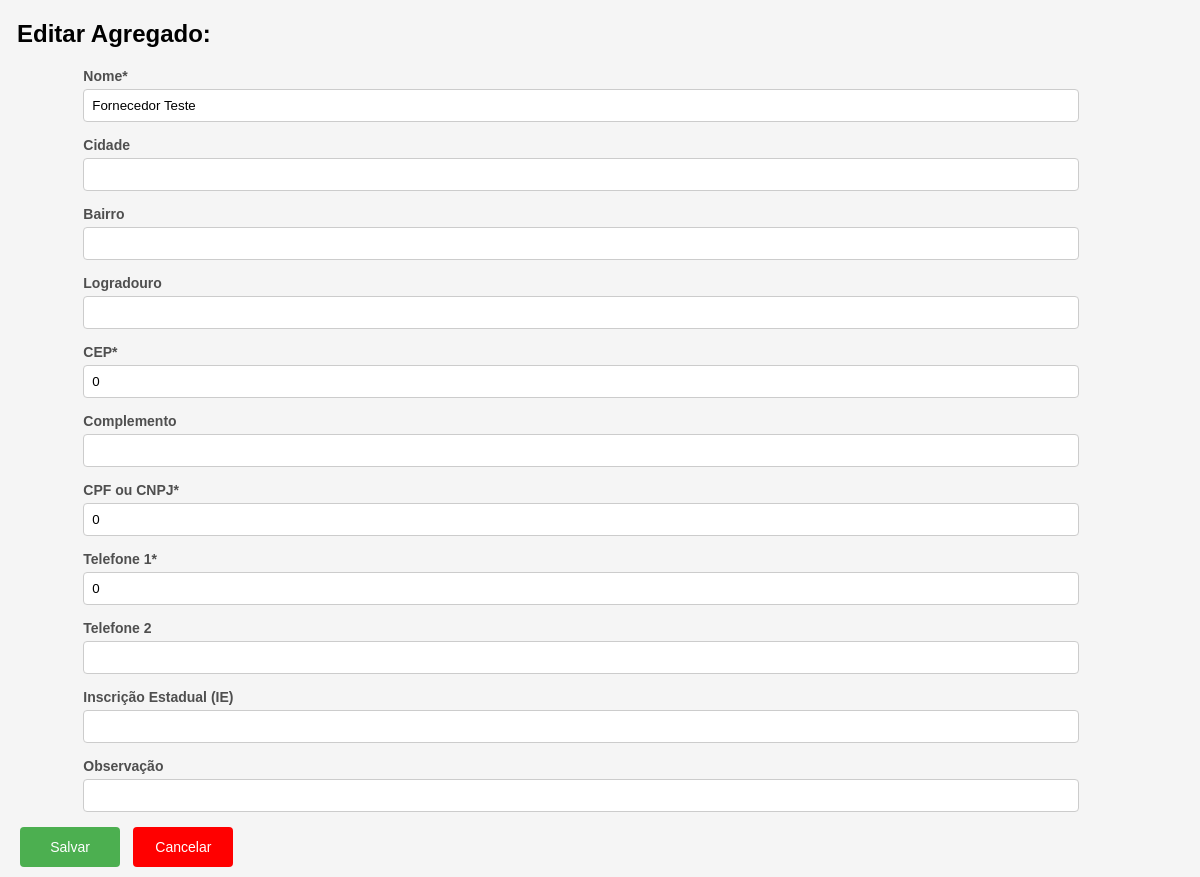
/editar_fornecedor/1 (signed in), run on the app's committed database.
### usuarios/models.py (models this page shows, shortened)
class Fornecedor(models.Model):
    nome = models.CharField(max_length=50)
    cidade = models.CharField(max_length=50, null=True)
    bairro = models.CharField(max_length=50, null=True)
    logradouro = models.CharField(max_length=50, null=True)
    CEP = models.CharField(max_length=8)
    complemento = models.CharField(max_length=150, null=True)
    cpf_cnpj = models.CharField(max_length=14)
    fone_1 = models.CharField(max_length=11)
    fone_2 = models.CharField(max_length=11, null=True)
    ie = models.CharField(max_length=9, null=True)
    observacao = models.CharField(max_length=200, null=True)
    data_cadastro = models.DateTimeField(default=timezone.now)
    class Meta:
        db_table = "fornecedor"

### usuarios/views.py (the view)
# urls.py: path('editar_fornecedor/<int:pk>', views.editar_fornecedor, name='editar_fornecedor'),
@login_required
def editar_fornecedor(request, pk):
    fornecedor = get_object_or_404(Fornecedor, id=pk)
    if request.method == 'POST':
        form = FornecedorForms(request.POST, instance=fornecedor)
        if form.is_valid():
            form.save()
            return redirect('fornecedor')  # Redireciona para a página de fornecedor
    else:
        form = FornecedorForms(instance=fornecedor)
    context = {
        'form': form,
        'fornecedor': fornecedor
    }
    return render(request, 'fornecedor/editar.html', context)

### usuarios/forms.py
class FornecedorForms(forms.ModelForm):
    cidade = forms.CharField(required=False)
    bairro = forms.CharField(required=False)
    logradouro = forms.CharField(required=False)
    complemento = forms.CharField(required=False)
    fone_2 = forms.CharField(required=False)
    ie = forms.CharField(required=False)
    observacao = forms.CharField(required=False)
    class Meta:
        model = Fornecedor
        fields = ['nome', 'cidade', 'id', 'bairro', 'logradouro', 'CEP', 'complemento',
                  'cpf_cnpj', 'fone_1', 'fone_2', 'ie', 'observacao']

### usuarios/templates/fornecedor/editar.html (shortened to what this page needs)
{% extends 'base.html' %}
{% load static %}
{% block content %}
<html lang="pt-br">
<head>
    <link rel="stylesheet" href="{% static 'css/cadastros.css' %}">
</head>
<h1>Editar Agregado: {{ agregado.nome }}</h1>
<form method="post">
    <div class="form-columns">
        <div class="form-column">
            <div class="field">
                <label for="{{ form.nome.id_for_label }}">Nome<span class="required-label">*</span></label>
                {{ form.nome }}
            </div>
            <div class="field">
                <label for="{{ form.cidade.id_for_label }}">Cidade</label>
                {{ form.cidade }}
            </div>
            <div class="field">
                <label for="{{ form.bairro.id_for_label }}">Bairro</label>
                {{ form.bairro }}
            </div>
            <div class="field">
                <label for="{{ form.logradouro.id_for_label }}">Logradouro</label>
                {{ form.logradouro }}
            </div>
            <div class="field">
               <label for="{{ form.CEP.id_for_label }}">CEP<span class="required-label">*</span></label>
                {{ form.CEP }}
            </div>
            <div class="field">
                <label for="{{ form.complemento.id_for_label }}">Complemento</label>
                {{ form.complemento }}
            </div>
            <div class="field">
                <label for="{{ form.cpf_cnpj.id_for_label }}">CPF ou CNPJ<span class="required-label">*</span></label>
                {{ form.cpf_cnpj }}
            </div>
            <div class="field">
                <label for="{{ form.fone_1.id_for_label }}">Telefone 1<span class="required-label">*</span></label>
                {{ form.fone_1 }}
            </div>
            <div class="field">
                <label for="{{ form.fone_2.id_for_label }}">Telefone 2</label>
                {{ form.fone_2 }}
            </div>
            <div class="field">
                <label for="{{ form.ie.id_for_label }}">Inscrição Estadual (IE)</label>
                {{ form.ie }}
            </div>
            <div class="field">
                <label for="{{ form.observacao.id_for_label }}">Observação</label>
                {{ form.observacao }}
            </div>
            <div class="button-container">
                <button type="submit" class="save-button">Salvar</button>
                <button type="button" onclick="goBack()" class="exit-button">Cancelar</button>
            </div>
        </div>
    </div>
</form>
{% endblock %}

### usuarios/static/css/cadastros.css (style rules this page uses)
* { margin: 0; padding: 0; color: inherit; }
h1 { margin-left:17px; margin-top: 20px; text-transform: capitalize; margin-bottom: 20px; font-size: 24px; }
.form-columns { display: flex; justify-content: space-between; }
.form-column { flex: 1; margin-right: 10px; }
.field { margin-left: 7%; margin-bottom: 15px; }
.field label { color: #4F4F4F; font-size: 14px; margin-bottom: 5px; display: block; font-weight: bold; }
.field input, .field select { width: 90%; padding: 8px; border: 1px solid #ccc; border-radius: 4px; }
.button-container { position: relative; margin-top: 10px; margin-left: 10px; margin-bottom: 10px; }
.save-button, .exit-button { width: 100px; height: 40px; padding: 10px 20px; font-size: 14px; border: none; border-radius: 4px; cursor: pointer; margin-left: 10px; }
.save-button { background-color: #4caf50; color: white; }
.exit-button { background-color: red; color: white; }

### data on the page
Fornecedor: nome "Fornecedor Teste", CEP "0", cpf_cnpj "0", fone_1 "0"
